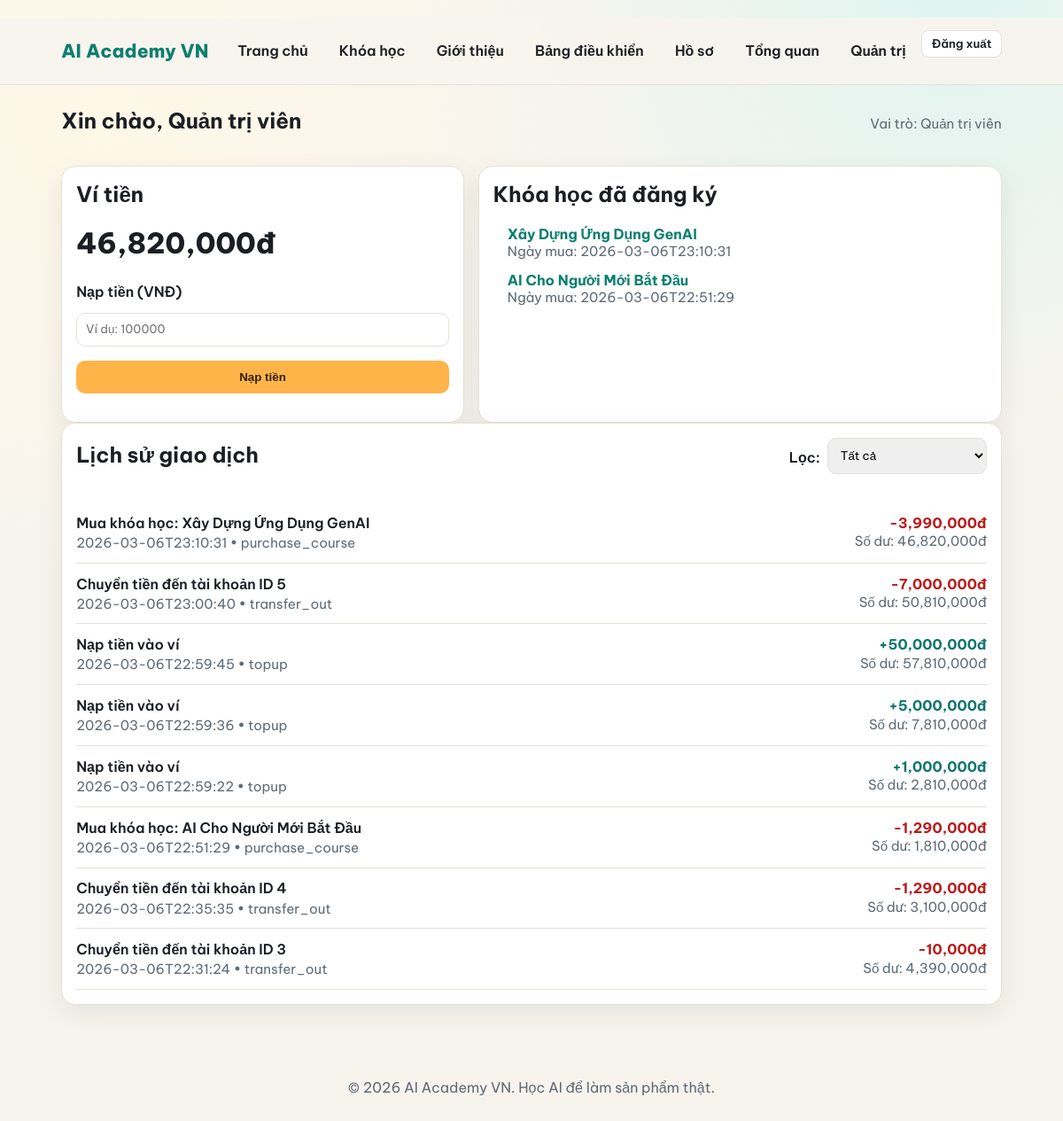
/dashboard (signed in), run on the app's committed database.
### tables this page shows
CREATE TABLE users (
                id INTEGER PRIMARY KEY AUTOINCREMENT,
                full_name TEXT NOT NULL,
                email TEXT NOT NULL UNIQUE,
                password_hash TEXT NOT NULL,
                role TEXT NOT NULL CHECK(role IN ('member', 'admin')) DEFAULT 'member',
                balance INTEGER NOT NULL DEFAULT 0,
                created_at TEXT NOT NULL
            , username TEXT);

CREATE TABLE enrollments (
                id INTEGER PRIMARY KEY AUTOINCREMENT,
                user_id INTEGER NOT NULL,
                course_slug TEXT NOT NULL,
                created_at TEXT NOT NULL,
                UNIQUE(user_id, course_slug),
                FOREIGN KEY(user_id) REFERENCES users(id)
            );

CREATE TABLE transactions (
                id INTEGER PRIMARY KEY AUTOINCREMENT,
                user_id INTEGER NOT NULL,
                tx_type TEXT NOT NULL,
                amount INTEGER NOT NULL,
                note TEXT NOT NULL,
                balance_after INTEGER NOT NULL,
                created_at TEXT NOT NULL,
                FOREIGN KEY(user_id) REFERENCES users(id)
            );

### app.py (the view, shortened to what this page needs)
    @app.route("/dashboard")
    @login_required
    def dashboard():
        db = get_db()
        tx_type = request.args.get("tx_type", "all").strip().lower()
        valid_tx_types = {
            "all",
            "topup",
            "purchase_course",
            "transfer_in",
            "transfer_out",
            "admin_adjust_balance",
        }
        if tx_type not in valid_tx_types:
            tx_type = "all"
        enrollments = db.execute(
            """
            SELECT course_slug, created_at FROM enrollments
            WHERE user_id = ?
            ORDER BY created_at DESC
            """,
            (g.current_user["id"],),
        ).fetchall()
        enrolled_courses = [
            {
                "course": get_course(item["course_slug"]),
                "created_at": item["created_at"],
            }
            for item in enrollments
            if get_course(item["course_slug"])
        ]
        if tx_type == "all":
            transactions = db.execute(
                """
                SELECT tx_type, amount, note, balance_after, created_at
                FROM transactions
                WHERE user_id = ?
                ORDER BY id DESC
                LIMIT 20
                """,
                (g.current_user["id"],),
            ).fetchall()
        return render_template(
            "dashboard.html",
            enrolled_courses=enrolled_courses,
            transactions=transactions,
            momo_phone=momo_phone,
            momo_owner=momo_owner,
            username_hint=g.current_user["username"],
            tx_type=tx_type,
        )

### templates/dashboard.html (shortened to what this page needs)
﻿{% extends "base.html" %}
{% block content %}
<section class="section-head">
    <h1>Xin chào, {{ current_user.full_name }}</h1>
    <p class="meta">Vai trò: {{ "Quản trị viên" if is_admin else "Thành viên" }}</p>
</section>
<section class="dashboard-grid">
    <article class="panel reveal">
        <h2>Ví tiền</h2>
        <p class="wallet-balance">{{ "{:,.0f}".format(current_user.balance) }}đ</p>
        {% if is_admin %}
            <form method="post" action="{{ url_for('wallet_topup') }}" class="inline-wallet-form">
                <label for="amount">Nạp tiền (VNĐ)</label>
                <input id="amount" name="amount" type="number" min="10000" step="10000" placeholder="Ví dụ: 100000" required>
                <button type="submit" class="button">Nạp tiền</button>
            </form>
        {% endif %}
    </article>
    <article class="panel reveal">
        <h2>Khóa học đã đăng ký</h2>
        {% if enrolled_courses %}
            <ul class="enrolled-list">
                {% for item in enrolled_courses %}
                    <li>
                        <a class="text-link" href="{{ url_for('learn_course', slug=item.course.slug) }}">{{ item.course.title }}</a>
                        <span class="meta">Ngày mua: {{ item.created_at }}</span>
                    </li>
                {% endfor %}
            </ul>
        {% else %}
            <p class="meta">Bạn chưa đăng ký khóa học nào.</p>
            <a class="button ghost" href="{{ url_for('course_list') }}">Khám phá khóa học</a>
        {% endif %}
    </article>
</section>
<section class="panel reveal">
    <div class="section-head">
        <h2>Lịch sử giao dịch</h2>
        <form class="tx-filter" method="get" action="{{ url_for('dashboard') }}">
            <label for="tx_type">Lọc:</label>
            <select id="tx_type" name="tx_type" data-autosubmit="true">
                <option value="all" {% if tx_type == 'all' %}selected{% endif %}>Tất cả</option>
            </select>
        </form>
    </div>
    {% if transactions %}
        <ul class="tx-list">
            {% for tx in transactions %}
                <li class="tx-item">
                    <div>
                        <p class="tx-note">{{ tx.note }}</p>
                        <span class="meta">{{ tx.created_at }} • {{ tx.tx_type }}</span>
                    </div>
                    <div class="tx-right">
                        <strong class="tx-amount {% if tx.amount >= 0 %}positive{% else %}negative{% endif %}">
                            {% if tx.amount >= 0 %}+{% endif %}{{ "{:,.0f}".format(tx.amount) }}đ
                        </strong>
                        <span class="meta">Số dư: {{ "{:,.0f}".format(tx.balance_after) }}đ</span>
                    </div>
                </li>
            {% endfor %}
        </ul>
    {% else %}
        <p class="meta">Chưa có giao dịch nào.</p>
    {% endif %}
</section>
{% endblock %}

### templates/base.html (shortened to what this page needs)
﻿<!doctype html>
<html lang="vi">
<head>
    <link rel="stylesheet" href="{{ url_for('static', filename='css/style.css') }}">
</head>
<body>
<header class="site-header">
    <div class="header-inner">
        <a class="brand" href="{{ url_for('home') }}">AI Academy VN</a>
        <nav>
            <a href="{{ url_for('home') }}">Trang chủ</a>
            <a href="{{ url_for('course_list') }}">Khóa học</a>
            <a href="{{ url_for('about') }}">Giới thiệu</a>
            {% if current_user %}
                <a href="{{ url_for('dashboard') }}">Bảng điều khiển</a>
                <a href="{{ url_for('profile') }}">Hồ sơ</a>
                {% if is_admin %}
                    <a href="{{ url_for('admin_overview') }}">Tổng quan</a>
                    <a href="{{ url_for('admin_users') }}">Quản trị</a>
                {% endif %}
                <form class="inline-form" action="{{ url_for('logout') }}" method="post">
                    <button class="nav-btn" type="submit">Đăng xuất</button>
                </form>
            {% else %}
                <a href="{{ url_for('login') }}">Đăng nhập</a>
                <a href="{{ url_for('register') }}">Đăng ký</a>
            {% endif %}
        </nav>
    </div>
</header>
<main class="container">
    {% block content %}{% endblock %}
</main>
<footer class="site-footer">
    <p>&copy; {{ current_year }} AI Academy VN. Học AI để làm sản phẩm thật.</p>
</footer>
</body>
</html>

### static/css/style.css (style rules this page uses)
* { box-sizing: border-box; }
body { margin: 0; font-family: "Be Vietnam Pro", sans-serif; color: var(--text); background: radial-gradient(circle at 10% 10%, #fff8e7 0%, transparent 35%), radial-gradient(circle at 90% 0%, #dff5f0 0%, transparent 28%), var(--bg); }
.site-header { position: sticky; top: 0; z-index: 20; border-bottom: 1px solid var(--border); backdrop-filter: blur(8px); background: rgba(247, 244, 238, 0.88); }
.header-inner { max-width: 1100px; margin: 0 auto; padding: 0.9rem 1.2rem; display: flex; align-items: center; justify-content: space-between; }
.brand { text-decoration: none; color: var(--primary); font-weight: 800; font-size: 1.3rem; letter-spacing: 0.2px; }
nav a { text-decoration: none; color: var(--text); font-weight: 600; margin-left: 1rem; padding: 0.35rem 0.6rem; border-radius: 8px; transition: background 0.2s ease; }
nav { display: flex; align-items: center; flex-wrap: wrap; }
.inline-form { display: inline-block; margin-left: 0.5rem; }
.nav-btn { border: 1px solid var(--border); background: #fff; color: var(--text); border-radius: 8px; padding: 0.35rem 0.65rem; font-family: inherit; font-weight: 600; cursor: pointer; }
.container { max-width: 1100px; margin: 0 auto; padding: 1.2rem; }
h1, h2, h3 { margin-top: 0; }
.section-head { display: flex; align-items: baseline; justify-content: space-between; gap: 1rem; margin-bottom: 1rem; }
.card, .panel { background: var(--surface); border: 1px solid var(--border); border-radius: 16px; padding: 1rem; box-shadow: var(--shadow); }
.meta { color: var(--muted); font-size: 0.95rem; }
.button { display: inline-block; border: none; border-radius: 10px; background: var(--accent); color: #2f2105; text-decoration: none; font-weight: 700; padding: 0.68rem 1rem; cursor: pointer; margin-top: 0.5rem; }
.text-link { color: var(--primary); text-decoration: none; font-weight: 700; }
select, input { width: 100%; border: 1px solid var(--border); border-radius: 10px; padding: 0.62rem; font-family: inherit; }
label { display: block; margin: 0.55rem 0 0.35rem; font-weight: 600; }
.reveal { opacity: 0; transform: translateY(10px); animation: cardIn 0.45s ease forwards; }
.site-footer { margin-top: 1.8rem; padding: 1.2rem; text-align: center; color: var(--muted); }
.dashboard-grid { display: grid; grid-template-columns: 1fr 1.3fr; gap: 1rem; }
.wallet-balance { font-size: 2rem; font-weight: 800; margin: 0.25rem 0 1rem; }
.inline-wallet-form { display: grid; gap: 0.5rem; }
.enrolled-list { margin: 0; padding-left: 1rem; }
.enrolled-list li { margin-bottom: 0.8rem; display: grid; }
.tx-list { list-style: none; margin: 0; padding: 0; }
.tx-item { display: flex; justify-content: space-between; gap: 1rem; padding: 0.8rem 0; border-bottom: 1px solid var(--border); }
.tx-note { margin: 0 0 0.2rem; font-weight: 600; }
.tx-right { text-align: right; display: grid; }
.tx-filter { display: flex; align-items: center; gap: 0.5rem; }
.tx-filter select { width: auto; min-width: 180px; }
.tx-amount.positive { color: #0f766e; }
.tx-amount.negative { color: #b91c1c; }

### data on the page
users: full_name "Quản trị viên", balance "46,820,000"
enrollments: course "Xây Dựng Ứng Dụng GenAI", created_at "2026-03-06T23:10:31"
enrollments: course "AI Cho Người Mới Bắt Đầu", created_at "2026-03-06T22:51:29"
transactions: note "Mua khóa học: Xây Dựng Ứng Dụng GenAI", created_at "2026-03-06T23:10:31", tx_type "purchase_course", amount "-3,990,000", balance_after "46,820,000"
transactions: note "Chuyển tiền đến tài khoản ID 5", created_at "2026-03-06T23:00:40", tx_type "transfer_out", amount "-7,000,000", balance_after "50,810,000"
transactions: note "Nạp tiền vào ví", created_at "2026-03-06T22:59:45", tx_type "topup", amount "50,000,000", balance_after "57,810,000"
transactions: note "Nạp tiền vào ví", created_at "2026-03-06T22:59:36", tx_type "topup", amount "5,000,000", balance_after "7,810,000"
transactions: note "Nạp tiền vào ví", created_at "2026-03-06T22:59:22", tx_type "topup", amount "1,000,000", balance_after "2,810,000"
transactions: note "Mua khóa học: AI Cho Người Mới Bắt Đầu", created_at "2026-03-06T22:51:29", tx_type "purchase_course", amount "-1,290,000", balance_after "1,810,000"
transactions: note "Chuyển tiền đến tài khoản ID 4", created_at "2026-03-06T22:35:35", tx_type "transfer_out", amount "-1,290,000", balance_after "3,100,000"
transactions: note "Chuyển tiền đến tài khoản ID 3", created_at "2026-03-06T22:31:24", tx_type "transfer_out", amount "-10,000", balance_after "4,390,000"
